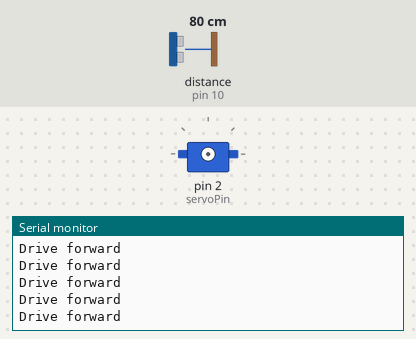
This sketch was run on a simulated Arduino Uno, built with avr-gcc and run on an emulated ATmega328P. On the bench: servo, the last lines printed to the serial monitor. Wiring (inferred from the names in the program): ultrasonic range finder: trigger pin 9; echo pin 10; servo: signal pin 2. The inputs (shaded band) are chosen by the test bench; at power-on: distance to the obstacle (sensor on pin 10) 80 cm. The echo pulse lasts 58.3 µs per cm; servo pulses on a pin are drawn as a servo (544–2400 µs = 0–180°).

Above: at 1.2 s.
1.3 s: distance to the obstacle (sensor on pin 10) set to 2 cm
At 2.3 s:
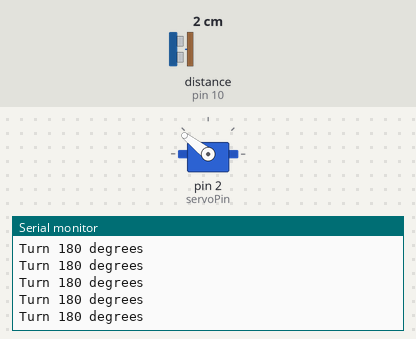
4.3 s: distance to the obstacle (sensor on pin 10) set to 5 cm
At 5.4 s:
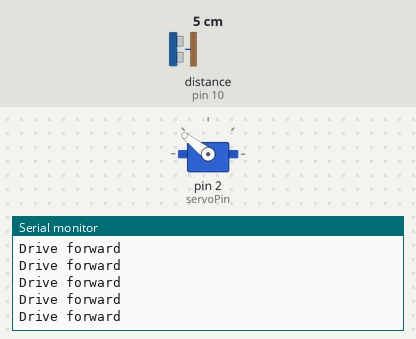

The sketch:

autonomous.ino
```cpp
// Libraries
#include <Servo.h>

// Define pin numbers
const int trigPin = 9;
const int echoPin = 10;
const int servoPin = 2;

// Define variables
int duration;
int distance;

void setup() {
  // Set trigPin as Output and echoPin as Input
  pinMode(trigPin, OUTPUT);
  pinMode(echoPin, INPUT);

  // Start serial communication
  Serial.begin(9600);
}

void loop() {
  // put your main code here, to run repeatedly:
  // Clear trigPin
  digitalWrite(trigPin, LOW);
  delayMicroseconds(2);

  // Set trigPin to HIGH for 10 ms
  digitalWrite(trigPin, HIGH);
  delayMicroseconds(10);
  digitalWrite(trigPin, LOW);

  // Read echoPin
  duration = pulseIn(echoPin, HIGH);
  distance = duration * 0.343 / 2;

  // Print distance to Serial Monitor
  // Serial.print("Distance: ");
  // Serial.println(distance);

  if (distance < 30) {
    Serial.println("Turn 180 degrees");
    digitalWrite(servoPin, 255);
    delay(2);
    analogWrite(servoPin, 0);
  }
  else {
    Serial.println("Drive forward");
    analogWrite(servoPin, 255);
  }
}
```

Measured:
- the behaviour switches between 3 and 4 cm on distance to the obstacle (sensor on pin 10) (found by bisection; images 1 and 2)
- after the input at 1.3 s, the serial monitor: prints a new line after 0.08 s (image 1)
